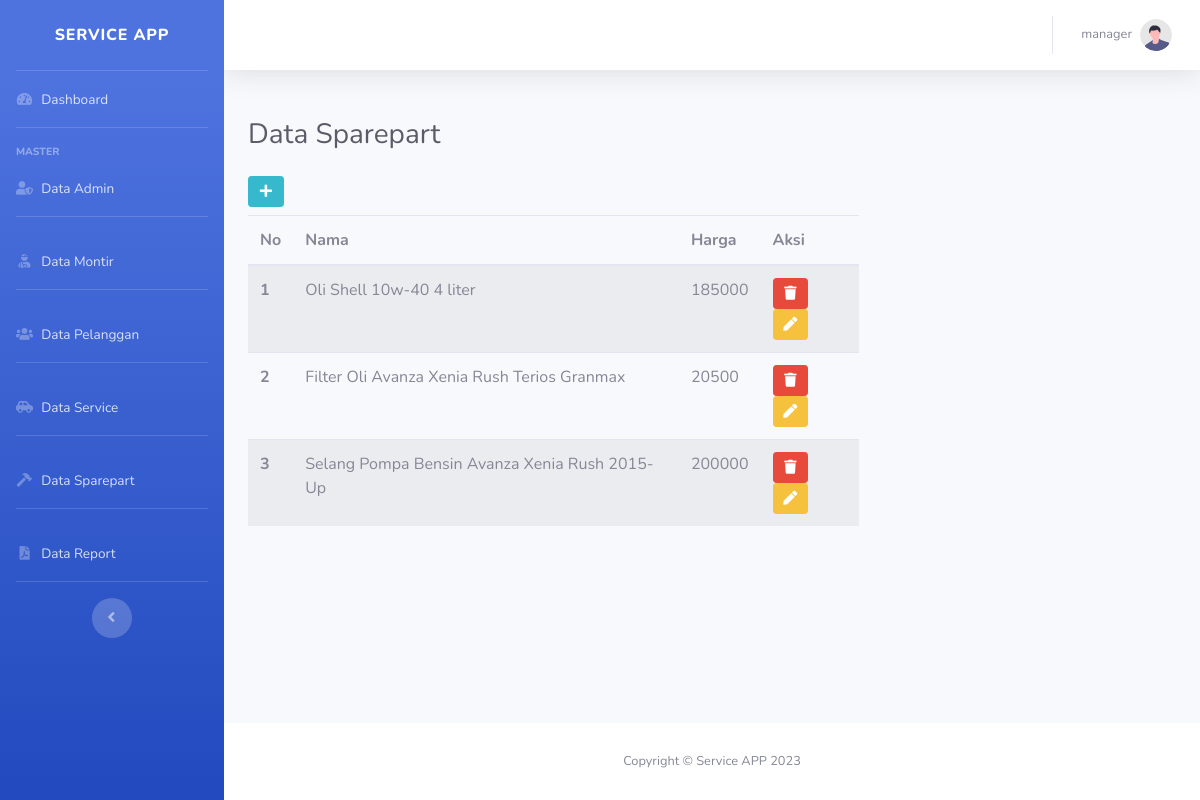
Screenshot of /master/showSparepart.php (signed in) with the database file from the repository.
### tables this page shows
CREATE TABLE `sparepart` (
  `id_sparepart` int(11) NOT NULL,
  `nama` varchar(100) NOT NULL,
  `harga` varchar(30) NOT NULL
);

### library/modul.php (called while the page is built, shortened)
<?php
    $connect = mysqli_connect('localhost', 'root', '', 'db_service') or die(mysqli_error($connect));
    function query($query)
    {
        global $connect;
        $returnQuery = mysqli_query($connect, $query);
        $temp = [];
        while ($line = mysqli_fetch_assoc($returnQuery)) {
            $temp[] = $line;
        }
        return $temp;
    }
?>

### master/showSparepart.php (the view, shortened to what this page needs)
<?php
    include_once('../library/modul.php');
    $spareparts = query("SELECT * FROM sparepart");
?>
<!DOCTYPE html>
<html lang="en">
<head>
    <?php include_once('../library/header.php'); ?>
</head>
<body id="page-top">
    <div id="wrapper">
            <?php include_once('../library/sidebar.php') ?>
        <div id="content-wrapper" class="d-flex flex-column">
            <div id="content">
                    <?php include_once('../library/topbar.php') ?>
                <div class="container-fluid">
                    <h3 class="text-dark mt-5 mb-4">Data Sparepart</h3>
                    <div class="row">
                        <div class="col-lg-8">
                            <div class="mb-2">
                                <a href="addNewSparepart.php" class="btn btn-sm btn-info"><i class="fas fa-fw fa-plus"></i></a>
                            </div>
                            <table class="table table-striped table-responsive">
                                <thead>
                                    <tr>
                                        <th scope="col">No</th>
                                        <th scope="col">Nama</th>
                                        <th scope="col">Harga</th>
                                        <th scope="col">Aksi</th>
                                    </tr>
                                </thead>
                                <tbody>
                                    <?php $i = 1; ?>
                                    <?php foreach($spareparts as $sparepart) : ?>
                                        <tr>
                                            <th scope="row"><?=$i++?></th>
                                            <td><?=$sparepart['nama'];?></td>
                                            <td><?=$sparepart['harga'];?></td>
                                            <td>
                                                <a href="deleteSparepart.php?id=<?=$sparepart['id_sparepart']?>" class="btn btn-sm btn-danger"><i class="fas fa-fw fa-trash"></i></a>
                                                <a href="updateSparepart.php?id=<?=$sparepart['id_sparepart']?>" class="btn btn-sm btn-warning"><i class="fas fa-fw fa-pen"></i></a>
                                            </td>
                                        </tr>
                                    <?php endforeach;?>
                                </tbody>
                            </table>
                        </div>
                    </div>
                </div>
            </div>
    <?php include_once('../library/footer.php') ?>
</body>
</html>

### rows the page displays
sparepart: nama "Oli Shell 10w-40 4 liter", harga "185000"
sparepart: nama "Filter Oli Avanza Xenia Rush Terios Granmax", harga "20500"
sparepart: nama "Selang Pompa Bensin Avanza Xenia Rush 2015-Up", harga "200000"

### other values shown
$_SESSION['akun']['username'] "manager"
